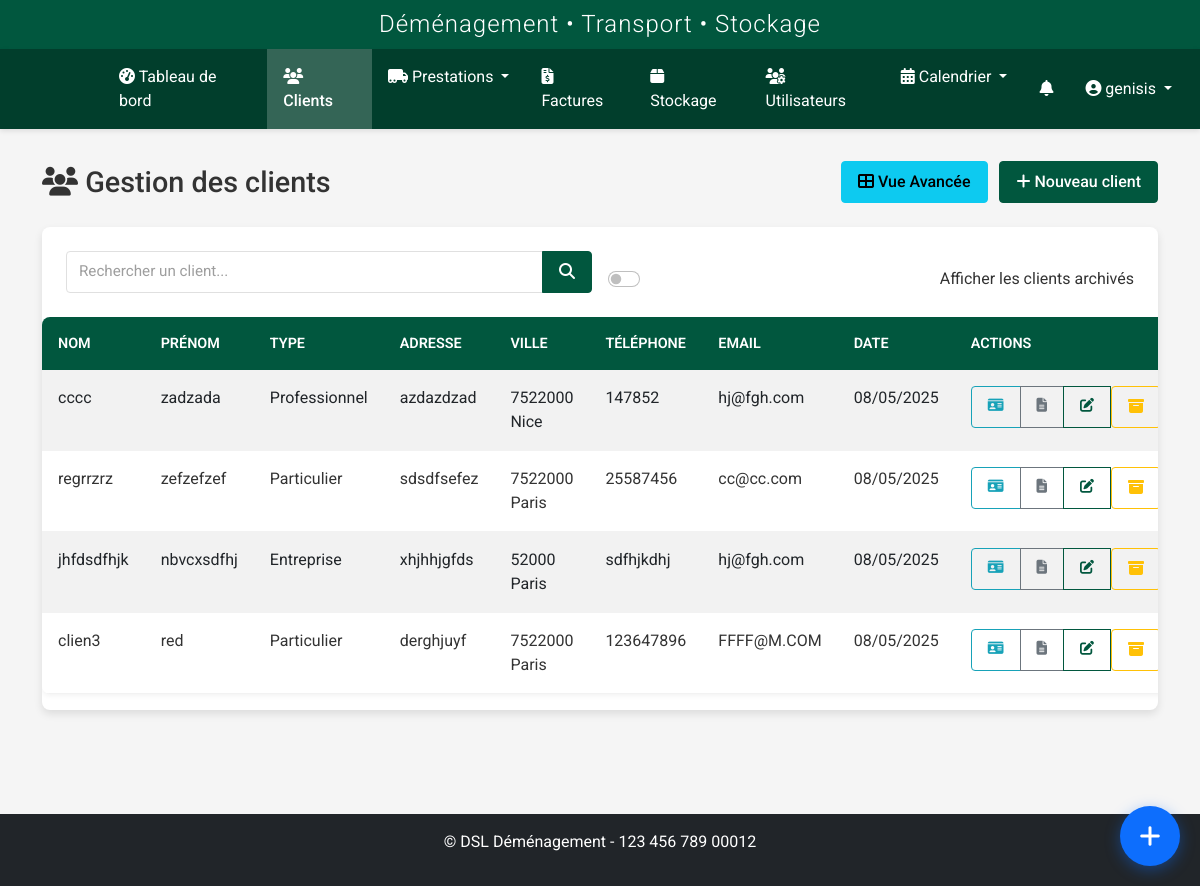
Page /clients/clients (signed in) on the earlier database version.
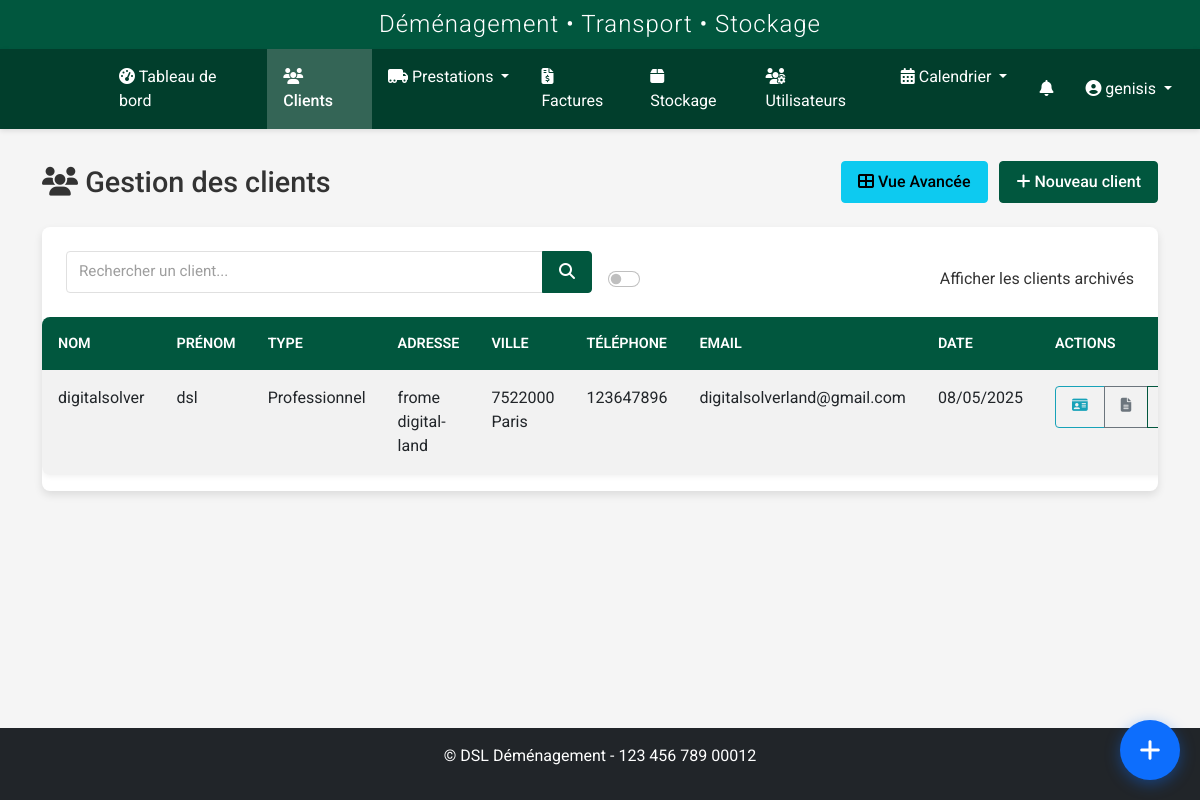
Same page on the later database version.
### models.py (models this page shows, shortened)
class Client(db.Model):
    id = db.Column(db.Integer, primary_key=True)
    nom = db.Column(db.String(64), nullable=False)
    prenom = db.Column(db.String(64), nullable=False)
    adresse = db.Column(db.Text, nullable=True)
    code_postal = db.Column(db.String(10), nullable=True)
    ville = db.Column(db.String(64), nullable=True)
    pays = db.Column(db.String(64), default='France')
    telephone = db.Column(db.String(20), nullable=True)
    email = db.Column(db.String(120), nullable=True)
    type_client = db.Column(db.String(50), nullable=True)
    tags = db.Column(db.Text, nullable=True)
    observations = db.Column(db.Text, nullable=True)
    statut = db.Column(db.String(20), default='actif')
    archive = db.Column(db.Boolean, default=False)
    date_creation = db.Column(db.DateTime, nullable=False, default=datetime.utcnow)
    commercial_id = db.Column(db.Integer, db.ForeignKey('user.id'), nullable=True)
    commercial = db.relationship('User', backref=db.backref('clients', lazy=True), foreign_keys=[commercial_id])
    prestations_principales = db.relationship('Prestation', backref=db.backref('client_principal', lazy=True), lazy=True, foreign_keys="Prestation.client_id")
    prestations_supplementaires = db.relationship('Prestation', secondary=prestation_clients, back_populates='clients_supplementaires')
    factures = db.relationship('Facture', backref='client', lazy=True)

### routes/client.py (the view, shortened to what this page needs)
@client_bp.route('/clients')
@login_required
@role_required('commercial', 'admin', 'superadmin')
def index():
    form = SearchClientForm()
    query = request.args.get('query', '')
    show_archived = request.args.get('archives', type=bool, default=False)
    clients_query = Client.query
    if not current_user.is_admin():  # Si ce n'est pas un admin/superadmin
        clients_query = clients_query.filter_by(commercial_id=current_user.id)
    if not show_archived:
        clients_query = clients_query.filter_by(archive=False)
    clients = clients_query.order_by(Client.date_creation.desc()).all()
    return render_template(
        'clients/index.html',
        title='Gestion des Clients',
        clients=clients,
        form=form,
        query=query,
        search_query=query,
        show_archived=show_archived
    )

### forms.py
class SearchClientForm(FlaskForm):
    query = StringField('Rechercher un client...')
    archives = BooleanField('Afficher les clients archivés')
    submit = SubmitField('Rechercher')

### auth.py (called while the page is built)
def role_required(*roles):
    def wrapper(f):
        @wraps(f)
        @login_required
        def decorated_function(*args, **kwargs):
            if not current_user.is_authenticated:
                return redirect(url_for('auth.login'))
            if current_user.role in ['admin', 'commercial']:
                module = request.blueprint
                if module in ['stockage', 'facture']:
                    flash('Module en développement. Accès temporairement restreint.', 'warning')
                    return redirect(url_for('dashboard.index'))
            if not any(current_user.role == role for role in roles):
                abort(403)
            return f(*args, **kwargs)
        return decorated_function
    return wrapper

### models.py (called while the page is built)
    def is_admin(self):
        return self.role in ['admin', 'superadmin']

    def is_transporteur(self):
        return self.role == 'transporteur' or self.is_admin()

### templates/clients/index.html (shortened to what the changed rows need)
{% extends 'base.html' %}
{% block content %}
<div class="client-page">
    <div class="page-title">
        <h1><i class="fas fa-users"></i> Gestion des clients</h1>
    </div>
    <div class="card">
        <div class="table-responsive">
            <table class="table table-hover table-striped">
                <thead>
                    <tr>
                        <th>Nom</th>
                        <th>Prénom</th>
                        <th>Type</th>
                        <th>Adresse</th>
                        <th>Ville</th>
                        <th>Téléphone</th>
                        <th>Email</th>
                        <th>Date</th>
                        <th>Actions</th>
                    </tr>
                </thead>
                <tbody>
                    {% if clients %}
                        {% for client in clients %}
                            <tr {% if client.archive %}class="table-secondary"{% endif %}>
                                <td>{{ client.nom }}</td>
                                <td>{{ client.prenom }}</td>
                                <td>{{ client.type_client }}</td>
                                <td>{{ client.adresse|truncate(20) }}</td>
                                <td>
                                  {% if client.code_postal or client.ville %}
                                    {{ client.code_postal }} {{ client.ville }}
                                  {% endif %}
                                </td>
                                <td>{{ client.telephone }}</td>
                                <td>{{ client.email }}</td>
                                <td>{{ client.date_creation.strftime('%d/%m/%Y') }}</td>
                                <td>
                                    <div class="btn-group btn-group-sm">
                                        <a href="{{ url_for('client.details', id=client.id) }}" class="btn btn-outline-info" title="Fiche client">
                                            <i class="fas fa-id-card"></i>
                                        </a>
                                        <a href="{{ url_for('documents.client_documents', client_id=client.id) }}" class="btn btn-outline-secondary" title="Documents">
                                            <i class="fas fa-file-alt"></i>
                                        </a>
                                        <a href="{{ url_for('client.edit', id=client.id) }}" class="btn btn-outline-primary" title="Modifier">
                                            <i class="fas fa-edit"></i>
                                        </a>
                                        <form method="POST" action="{{ url_for('client.toggle_archive', id=client.id) }}" style="display:inline;">
                                            <button type="submit"
                                                   class="btn btn-outline-{{ 'success' if client.archive else 'warning' }}"
                                                   title="{{ 'Désarchiver' if client.archive else 'Archiver' }}">
                                                <i class="fas fa-{{ 'box-open' if client.archive else 'archive' }}"></i>
                                            </button>
                                        </form>
                                    </div>
                                </td>
                            </tr>
                        {% endfor %}
                    {% endif %}
                </tbody>
            </table>
        </div>
    </div>
</div>
{% endblock %}

Differences in the rows shown:
removed Client: nom "cccc", prenom "zadzada", type_client "Professionnel", adresse "azdazdzad", code_postal "7522000", ville "Nice", telephone "147852", email "hj@fgh.com", date_creation "08/05/2025", archive False (drawn)
removed Client: nom "regrrzrz", prenom "zefzefzef", type_client "Particulier", adresse "sdsdfsefez", code_postal "7522000", ville "Paris", telephone "25587456", email "cc@cc.com", date_creation "08/05/2025", archive False (drawn)
removed Client: nom "jhfdsdfhjk", prenom "nbvcxsdfhj", type_client "Entreprise", adresse "xhjhhjgfds", code_postal "52000", ville "Paris", telephone "sdfhjkdhj", email "hj@fgh.com", date_creation "08/05/2025", archive False (drawn)
changed Client "Paris": nom "clien3" → "digitalsolver"; prenom "red" → "dsl"; type_client "Particulier" → "Professionnel"; adresse "derghjuyf" → "frome digital-land"; email "FFFF@M.COM" → "digitalsolverland@gmail.com"
